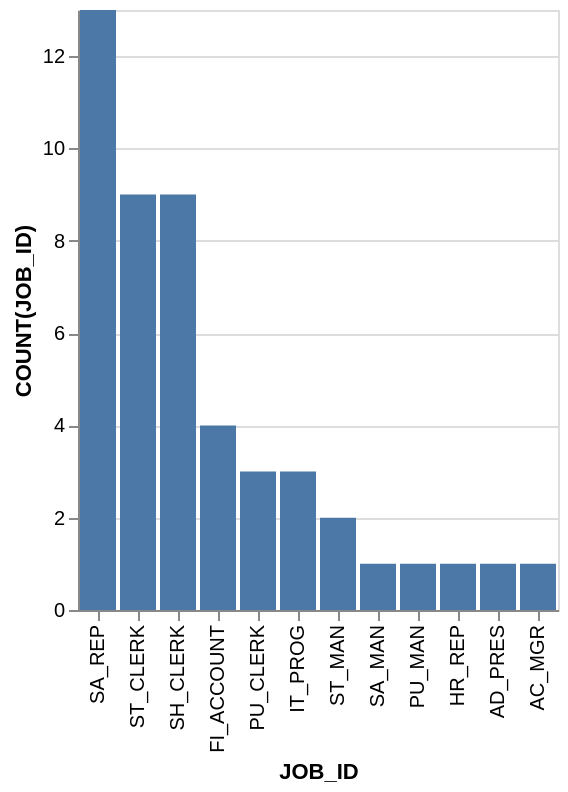

This figure's Vega-Lite source:
### Vega-Lite specification from a JSON file in a GitHub repository (floating-point values rounded to 4 significant figures)
{"data": {"values": [{"x_data": "SA_REP", "y_data": 13}, {"x_data": "ST_CLERK", "y_data": 9}, {"x_data": "SH_CLERK", "y_data": 9}, {"x_data": "FI_ACCOUNT", "y_data": 4}, {"x_data": "PU_CLERK", "y_data": 3}, {"x_data": "IT_PROG", "y_data": 3}, {"x_data": "ST_MAN", "y_data": 2}, {"x_data": "SA_MAN", "y_data": 1}, {"x_data": "PU_MAN", "y_data": 1}, {"x_data": "HR_REP", "y_data": 1}, {"x_data": "AD_PRES", "y_data": 1}, {"x_data": "AC_MGR", "y_data": 1}]}, "mark": "bar", "encoding": {"x": {"field": "x_data", "type": "nominal", "title": "JOB_ID", "sort": {"op": "sum", "field": "y_data", "order": "descending"}}, "y": {"field": "y_data", "type": "quantitative", "title": "COUNT(JOB_ID)"}}}
